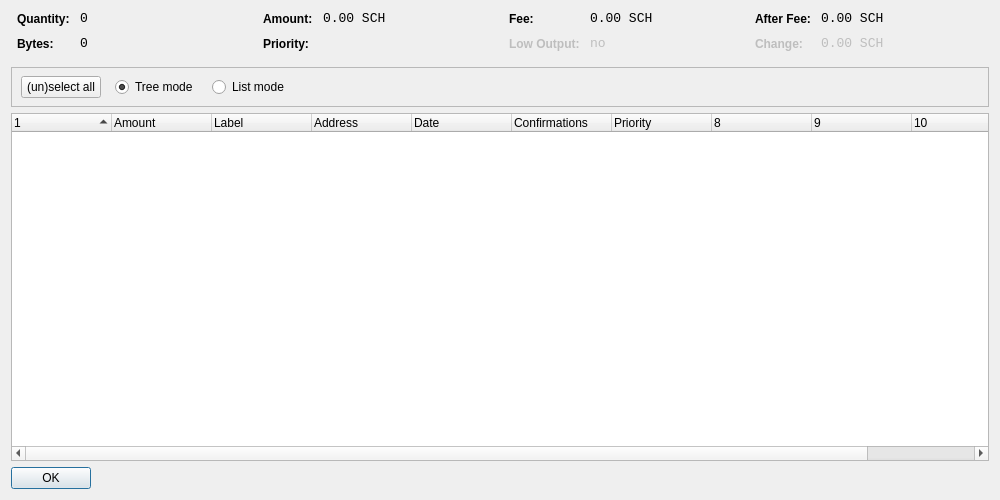
<?xml version="1.0" encoding="UTF-8"?>
<ui version="4.0">
 <class>CoinControlDialog</class>
 <widget class="QDialog" name="CoinControlDialog">
  <property name="geometry">
   <rect>
    <x>0</x>
    <y>0</y>
    <width>1000</width>
    <height>500</height>
   </rect>
  </property>
  <property name="windowTitle">
   <string>Coin Control</string>
  </property>
  <layout class="QVBoxLayout" name="verticalLayout">
   <item>
    <layout class="QHBoxLayout" name="horizontalLayoutTop" stretch="0,0,0,0">
     <property name="topMargin">
      <number>0</number>
     </property>
     <property name="bottomMargin">
      <number>10</number>
     </property>
     <item>
      <layout class="QFormLayout" name="formLayoutCoinControl1">
       <property name="horizontalSpacing">
        <number>10</number>
       </property>
       <property name="verticalSpacing">
        <number>10</number>
       </property>
       <property name="leftMargin">
        <number>6</number>
       </property>
       <property name="rightMargin">
        <number>6</number>
       </property>
       <item row="0" column="0">
        <widget class="QLabel" name="labelCoinControlQuantityText">
         <property name="styleSheet">
          <string notr="true">font-weight:bold;</string>
         </property>
         <property name="text">
          <string>Quantity:</string>
         </property>
        </widget>
       </item>
       <item row="0" column="1">
        <widget class="QLabel" name="labelCoinControlQuantity">
         <property name="font">
          <font>
           <family>Monospace</family>
           <pointsize>10</pointsize>
          </font>
         </property>
         <property name="cursor">
          <cursorShape>IBeamCursor</cursorShape>
         </property>
         <property name="contextMenuPolicy">
          <enum>Qt::ActionsContextMenu</enum>
         </property>
         <property name="text">
          <string notr="true">0</string>
         </property>
         <property name="textInteractionFlags">
          <set>Qt::LinksAccessibleByMouse|Qt::TextSelectableByKeyboard|Qt::TextSelectableByMouse</set>
         </property>
        </widget>
       </item>
       <item row="1" column="0">
        <widget class="QLabel" name="labelCoinControlBytesText">
         <property name="styleSheet">
          <string notr="true">font-weight:bold;</string>
         </property>
         <property name="text">
          <string>Bytes:</string>
         </property>
        </widget>
       </item>
       <item row="1" column="1">
        <widget class="QLabel" name="labelCoinControlBytes">
         <property name="font">
          <font>
           <family>Monospace</family>
           <pointsize>10</pointsize>
          </font>
         </property>
         <property name="cursor">
          <cursorShape>IBeamCursor</cursorShape>
         </property>
         <property name="contextMenuPolicy">
          <enum>Qt::ActionsContextMenu</enum>
         </property>
         <property name="text">
          <string notr="true">0</string>
         </property>
         <property name="textInteractionFlags">
          <set>Qt::LinksAccessibleByMouse|Qt::TextSelectableByKeyboard|Qt::TextSelectableByMouse</set>
         </property>
        </widget>
       </item>
      </layout>
     </item>
     <item>
      <layout class="QFormLayout" name="formLayoutCoinControl2">
       <property name="horizontalSpacing">
        <number>10</number>
       </property>
       <property name="verticalSpacing">
        <number>10</number>
       </property>
       <property name="leftMargin">
        <number>6</number>
       </property>
       <property name="rightMargin">
        <number>6</number>
       </property>
       <item row="0" column="0">
        <widget class="QLabel" name="labelCoinControlAmountText">
         <property name="styleSheet">
          <string notr="true">font-weight:bold;</string>
         </property>
         <property name="text">
          <string>Amount:</string>
         </property>
        </widget>
       </item>
       <item row="0" column="1">
        <widget class="QLabel" name="labelCoinControlAmount">
         <property name="font">
          <font>
           <family>Monospace</family>
           <pointsize>10</pointsize>
          </font>
         </property>
         <property name="cursor">
          <cursorShape>IBeamCursor</cursorShape>
         </property>
         <property name="contextMenuPolicy">
          <enum>Qt::ActionsContextMenu</enum>
         </property>
         <property name="text">
          <string notr="true">0.00 SCH</string>
         </property>
         <property name="textInteractionFlags">
          <set>Qt::LinksAccessibleByMouse|Qt::TextSelectableByKeyboard|Qt::TextSelectableByMouse</set>
         </property>
        </widget>
       </item>
       <item row="1" column="0">
        <widget class="QLabel" name="labelCoinControlPriorityText">
         <property name="styleSheet">
          <string notr="true">font-weight:bold;</string>
         </property>
         <property name="text">
          <string>Priority:</string>
         </property>
        </widget>
       </item>
       <item row="1" column="1">
        <widget class="QLabel" name="labelCoinControlPriority">
         <property name="font">
          <font>
           <family>Monospace</family>
           <pointsize>10</pointsize>
          </font>
         </property>
         <property name="cursor">
          <cursorShape>IBeamCursor</cursorShape>
         </property>
         <property name="contextMenuPolicy">
          <enum>Qt::ActionsContextMenu</enum>
         </property>
         <property name="text">
          <string/>
         </property>
         <property name="textInteractionFlags">
          <set>Qt::LinksAccessibleByMouse|Qt::TextSelectableByKeyboard|Qt::TextSelectableByMouse</set>
         </property>
        </widget>
       </item>
      </layout>
     </item>
     <item>
      <layout class="QFormLayout" name="formLayoutCoinControl3">
       <property name="horizontalSpacing">
        <number>10</number>
       </property>
       <property name="verticalSpacing">
        <number>10</number>
       </property>
       <property name="leftMargin">
        <number>6</number>
       </property>
       <property name="rightMargin">
        <number>6</number>
       </property>
       <item row="0" column="0">
        <widget class="QLabel" name="labelCoinControlFeeText">
         <property name="styleSheet">
          <string notr="true">font-weight:bold;</string>
         </property>
         <property name="text">
          <string>Fee:</string>
         </property>
        </widget>
       </item>
       <item row="0" column="1">
        <widget class="QLabel" name="labelCoinControlFee">
         <property name="font">
          <font>
           <family>Monospace</family>
           <pointsize>10</pointsize>
          </font>
         </property>
         <property name="cursor">
          <cursorShape>IBeamCursor</cursorShape>
         </property>
         <property name="contextMenuPolicy">
          <enum>Qt::ActionsContextMenu</enum>
         </property>
         <property name="text">
          <string notr="true">0.00 SCH</string>
         </property>
         <property name="textInteractionFlags">
          <set>Qt::LinksAccessibleByMouse|Qt::TextSelectableByKeyboard|Qt::TextSelectableByMouse</set>
         </property>
        </widget>
       </item>
       <item row="1" column="0">
        <widget class="QLabel" name="labelCoinControlLowOutputText">
         <property name="enabled">
          <bool>false</bool>
         </property>
         <property name="styleSheet">
          <string notr="true">font-weight:bold;</string>
         </property>
         <property name="text">
          <string>Low Output:</string>
         </property>
        </widget>
       </item>
       <item row="1" column="1">
        <widget class="QLabel" name="labelCoinControlLowOutput">
         <property name="enabled">
          <bool>false</bool>
         </property>
         <property name="font">
          <font>
           <family>Monospace</family>
           <pointsize>10</pointsize>
          </font>
         </property>
         <property name="cursor">
          <cursorShape>IBeamCursor</cursorShape>
         </property>
         <property name="contextMenuPolicy">
          <enum>Qt::ActionsContextMenu</enum>
         </property>
         <property name="text">
          <string notr="true">no</string>
         </property>
         <property name="textInteractionFlags">
          <set>Qt::LinksAccessibleByMouse|Qt::TextSelectableByKeyboard|Qt::TextSelectableByMouse</set>
         </property>
        </widget>
       </item>
      </layout>
     </item>
     <item>
      <layout class="QFormLayout" name="formLayoutCoinControl4">
       <property name="horizontalSpacing">
        <number>10</number>
       </property>
       <property name="verticalSpacing">
        <number>10</number>
       </property>
       <property name="leftMargin">
        <number>6</number>
       </property>
       <property name="rightMargin">
        <number>6</number>
       </property>
       <item row="0" column="0">
        <widget class="QLabel" name="labelCoinControlAfterFeeText">
         <property name="styleSheet">
          <string notr="true">font-weight:bold;</string>
         </property>
         <property name="text">
          <string>After Fee:</string>
         </property>
        </widget>
       </item>
       <item row="0" column="1">
        <widget class="QLabel" name="labelCoinControlAfterFee">
         <property name="font">
          <font>
           <family>Monospace</family>
           <pointsize>10</pointsize>
          </font>
         </property>
         <property name="cursor">
          <cursorShape>IBeamCursor</cursorShape>
         </property>
         <property name="contextMenuPolicy">
          <enum>Qt::ActionsContextMenu</enum>
         </property>
         <property name="text">
          <string notr="true">0.00 SCH</string>
         </property>
         <property name="textInteractionFlags">
          <set>Qt::LinksAccessibleByMouse|Qt::TextSelectableByKeyboard|Qt::TextSelectableByMouse</set>
         </property>
        </widget>
       </item>
       <item row="1" column="0">
        <widget class="QLabel" name="labelCoinControlChangeText">
         <property name="enabled">
          <bool>false</bool>
         </property>
         <property name="styleSheet">
          <string notr="true">font-weight:bold;</string>
         </property>
         <property name="text">
          <string>Change:</string>
         </property>
        </widget>
       </item>
       <item row="1" column="1">
        <widget class="QLabel" name="labelCoinControlChange">
         <property name="enabled">
          <bool>false</bool>
         </property>
         <property name="font">
          <font>
           <family>Monospace</family>
           <pointsize>10</pointsize>
          </font>
         </property>
         <property name="cursor">
          <cursorShape>IBeamCursor</cursorShape>
         </property>
         <property name="contextMenuPolicy">
          <enum>Qt::ActionsContextMenu</enum>
         </property>
         <property name="text">
          <string notr="true">0.00 SCH</string>
         </property>
         <property name="textInteractionFlags">
          <set>Qt::LinksAccessibleByMouse|Qt::TextSelectableByKeyboard|Qt::TextSelectableByMouse</set>
         </property>
        </widget>
       </item>
      </layout>
     </item>
    </layout>
   </item>
   <item>
    <widget class="QFrame" name="frame">
     <property name="minimumSize">
      <size>
       <width>0</width>
       <height>40</height>
      </size>
     </property>
     <property name="frameShape">
      <enum>QFrame::StyledPanel</enum>
     </property>
     <property name="frameShadow">
      <enum>QFrame::Sunken</enum>
     </property>
     <widget class="QWidget" name="horizontalLayoutWidget">
      <property name="geometry">
       <rect>
        <x>10</x>
        <y>0</y>
        <width>781</width>
        <height>41</height>
       </rect>
      </property>
      <layout class="QHBoxLayout" name="horizontalLayoutPanel" stretch="0,0,0,0,0">
       <property name="spacing">
        <number>14</number>
       </property>
       <item>
        <widget class="QPushButton" name="pushButtonSelectAll">
         <property name="sizePolicy">
          <sizepolicy hsizetype="Maximum" vsizetype="Fixed">
           <horstretch>0</horstretch>
           <verstretch>0</verstretch>
          </sizepolicy>
         </property>
         <property name="text">
          <string>(un)select all</string>
         </property>
        </widget>
       </item>
       <item>
        <widget class="QRadioButton" name="radioTreeMode">
         <property name="sizePolicy">
          <sizepolicy hsizetype="Maximum" vsizetype="Fixed">
           <horstretch>0</horstretch>
           <verstretch>0</verstretch>
          </sizepolicy>
         </property>
         <property name="text">
          <string>Tree mode</string>
         </property>
         <property name="checked">
          <bool>true</bool>
         </property>
        </widget>
       </item>
       <item>
        <widget class="QRadioButton" name="radioListMode">
         <property name="sizePolicy">
          <sizepolicy hsizetype="Maximum" vsizetype="Fixed">
           <horstretch>0</horstretch>
           <verstretch>0</verstretch>
          </sizepolicy>
         </property>
         <property name="text">
          <string>List mode</string>
         </property>
        </widget>
       </item>
       <item>
        <spacer name="horizontalSpacer">
         <property name="orientation">
          <enum>Qt::Horizontal</enum>
         </property>
         <property name="sizeHint" stdset="0">
          <size>
           <width>40</width>
           <height>20</height>
          </size>
         </property>
        </spacer>
       </item>
      </layout>
     </widget>
    </widget>
   </item>
   <item>
    <widget class="CoinControlTreeWidget" name="treeWidget">
     <property name="contextMenuPolicy">
      <enum>Qt::CustomContextMenu</enum>
     </property>
     <property name="sortingEnabled">
      <bool>false</bool>
     </property>
     <property name="columnCount">
      <number>11</number>
     </property>
     <attribute name="headerShowSortIndicator" stdset="0">
      <bool>true</bool>
     </attribute>
     <attribute name="headerStretchLastSection">
      <bool>false</bool>
     </attribute>
     <column>
      <property name="text">
       <string/>
      </property>
     </column>
     <column>
      <property name="text">
       <string>Amount</string>
      </property>
     </column>
     <column>
      <property name="text">
       <string>Label</string>
      </property>
     </column>
     <column>
      <property name="text">
       <string>Address</string>
      </property>
     </column>
     <column>
      <property name="text">
       <string>Date</string>
      </property>
     </column>
     <column>
      <property name="text">
       <string>Confirmations</string>
      </property>
      <property name="toolTip">
       <string>Confirmed</string>
      </property>
     </column>
     <column>
      <property name="text">
       <string>Priority</string>
      </property>
     </column>
     <column>
      <property name="text">
       <string/>
      </property>
     </column>
     <column>
      <property name="text">
       <string/>
      </property>
     </column>
     <column>
      <property name="text">
       <string/>
      </property>
     </column>
     <column>
      <property name="text">
       <string/>
      </property>
     </column>
    </widget>
   </item>
   <item>
    <widget class="QDialogButtonBox" name="buttonBox">
     <property name="sizePolicy">
      <sizepolicy hsizetype="Maximum" vsizetype="Fixed">
       <horstretch>0</horstretch>
       <verstretch>0</verstretch>
      </sizepolicy>
     </property>
     <property name="orientation">
      <enum>Qt::Horizontal</enum>
     </property>
     <property name="standardButtons">
      <set>QDialogButtonBox::Ok</set>
     </property>
    </widget>
   </item>
  </layout>
 </widget>
 <customwidgets>
  <customwidget>
   <class>CoinControlTreeWidget</class>
   <extends>QTreeWidget</extends>
   <header>coincontroltreewidget.h</header>
  </customwidget>
 </customwidgets>
 <resources/>
 <connections/>
</ui>
